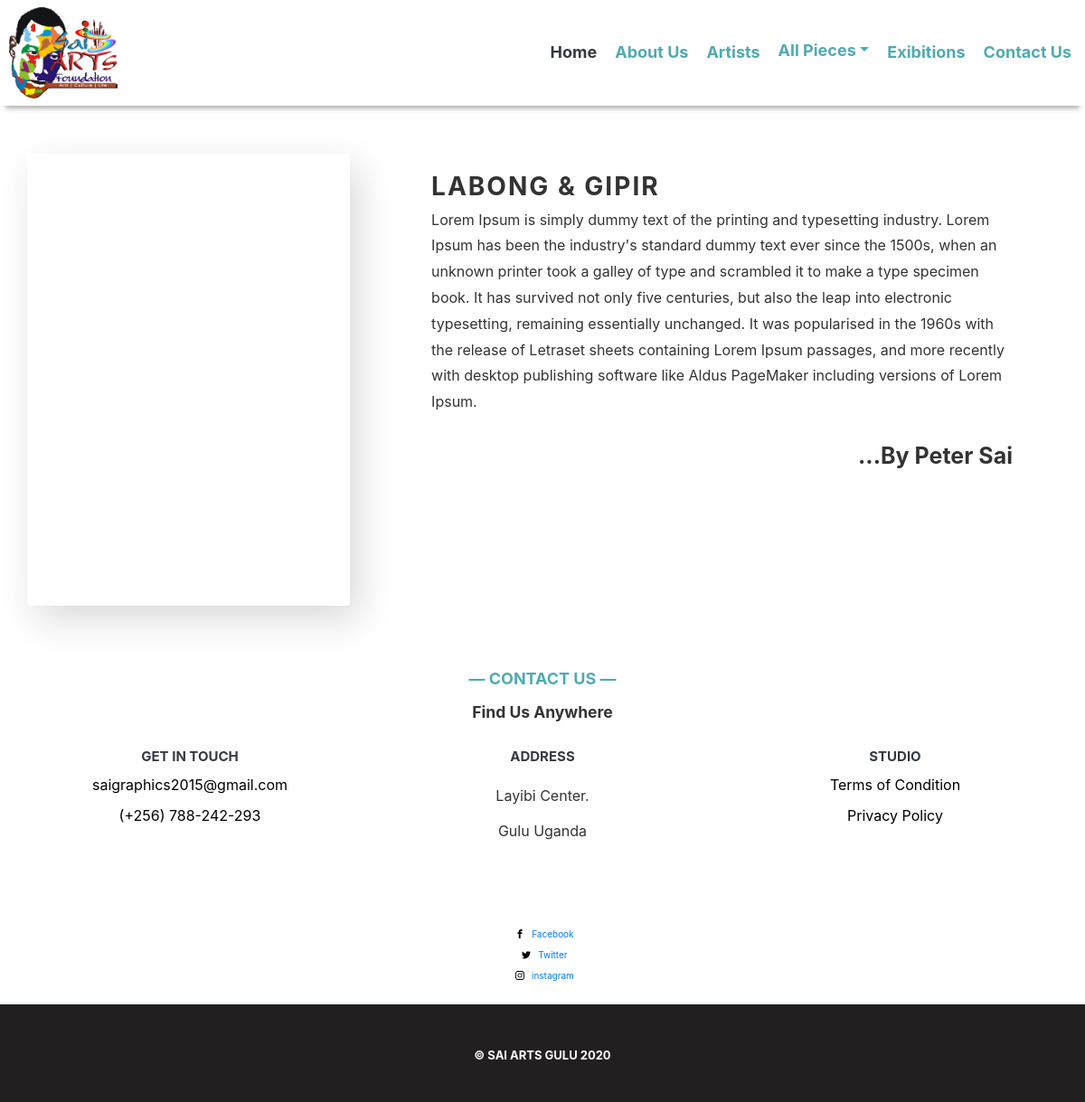
Page /labong-gipir/ on the earlier database version.
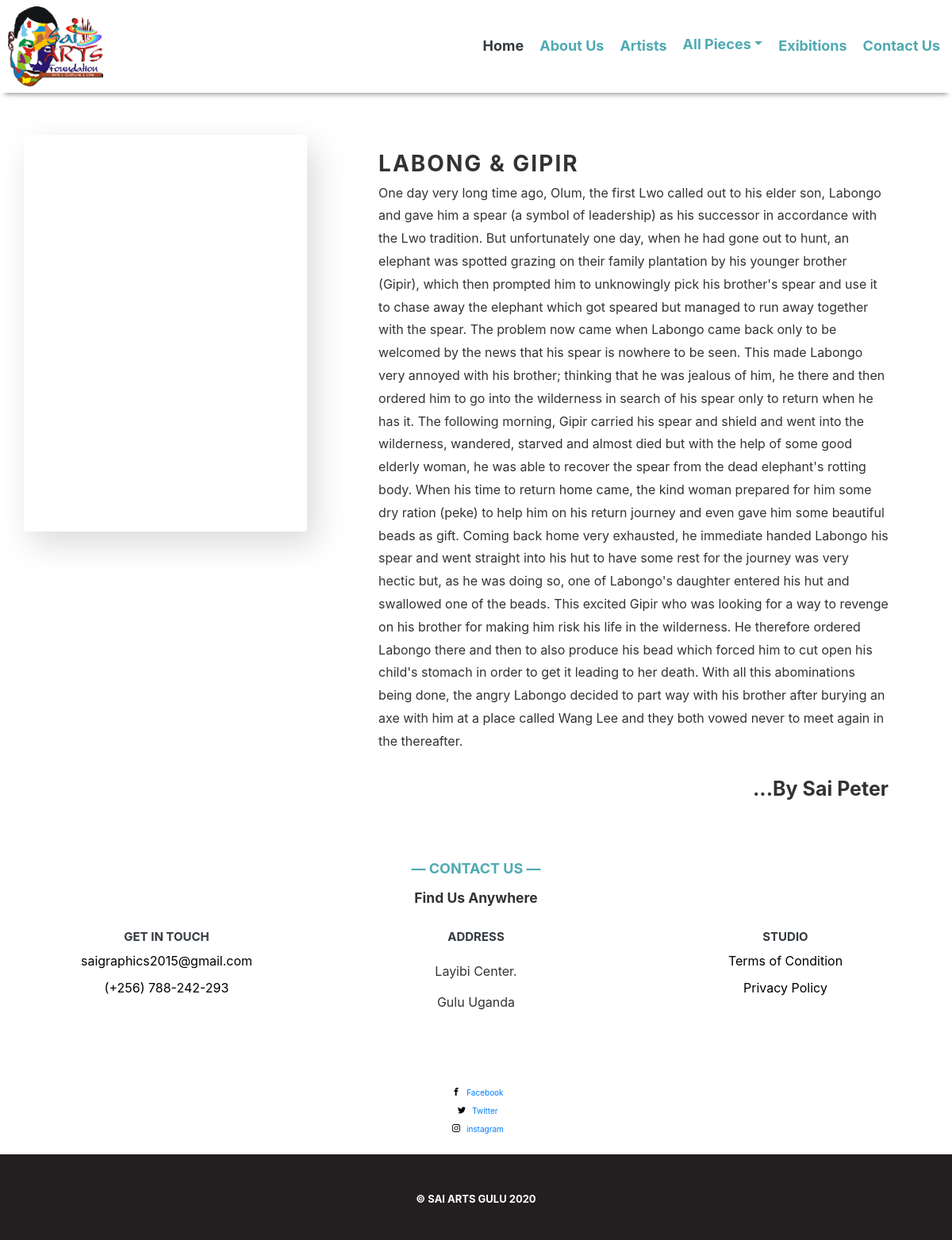
Same page on the later database version.
### main/models.py (models this page shows, shortened)
class SaiArts(models.Model):
    STATUS_CHOICES = (
        ('created', 'Created'),
        ('exibited','Exibited')
    )
    name = models.CharField(max_length=50)
    artist = models.CharField(max_length=50)
    publish_date = models.DateTimeField(default=timezone.now)
    timestamp = models.DateTimeField(auto_now_add=True)
    slug = models.SlugField(max_length=250, unique=name)
    upload = models.ImageField(upload_to='media/', null=True, blank=True)
    status = models.CharField(max_length=10,
                                choices=STATUS_CHOICES,
                                default='created')
    body = models.TextField()
    class Meta:
        ordering = ('-timestamp',)
    objects = models.Manager()
    exibited = ExibitedManager()
    created = LatestPiecesManager()

### main/views.py (the view)
# urls.py: path('<slug:artpiece>/', art_detail, name='artDetail'),
def art_detail(request, artpiece):
    artpiece = get_object_or_404(SaiArts, slug=artpiece)
    return render(request, 'artDetail.html', {'artpiece': artpiece})

### templates/artDetail.html (shortened to what this page needs)
    {% extends 'base.html' %}
    {% load static %}
    {% load thumbnail %}
        {% block content %}
        <body class="bg-custom">
        {% include 'snippets/navbar.html' %}
        <section class="section-detail">
            <div class="containerD">
                <div class="detailImage">
                    <div class="detailCard">
                        {% if artpiece.upload %}
                        <div class="detailCard__picture">
                            {% thumbnail artpiece.upload 500x700 crop="smart" as im %}
                        </div>
                        {% endif %}
                    </div>
                </div>
                <div class="contentBody">
                    <div class="content">
                        <h1 class="heading-secondary">{{ artpiece.name }}</h1>
                        <p class="paragraph">{{ artpiece.body }}</p>
                        <h1 class="heading-tetiary--1">
                            <strong>...By {{ artpiece.artist }}</strong></h1>
                    </div>
                </div>
            </div>
        </section>
        {% include 'snippets/footer.html' %}
        </body>
        {% endblock %}

### templates/base.html (shortened to what this page needs)
{% load static %}
<!doctype html>
<html lang="en">
  <head>
    {% load static %}
    <link rel="stylesheet" href="https://pro.fontawesome.com/releases/v5.13.0/css/all.css">
    <link rel="stylesheet" href="https://cdnjs.cloudflare.com/ajax/libs/font-awesome/4.7.0/css/font-awesome.min.css">
    <link rel="stylesheet" href="https://maxcdn.bootstrapcdn.com/bootstrap/4.4.1/css/bootstrap.min.css">
    <link rel="stylesheet" type="text/css" href="https://cdn.jsdelivr.net/npm/slick-carousel@1.8.1/slick/slick.css"/>
    <link rel="stylesheet" href="{% static 'css/style.css' %}"/>
  </head>
  <body class="bg-custom">
    {% block content %}
    {% endblock %}
  </body>
</html>

### templates/snippets/navbar.html (shortened to what this page needs)
<header id="header-1">
  <nav class="navbar bg-custom navbar-expand-md fixed-top py-0 navbar-inverse"id="navbarStyle">
    <a class="navbar-brand py-2 my-1" href="{% url 'main:main' %}">
      <img src="../../static/images/SAI ART FOUNDATION - logo.jpg" alt="Emma-Rees-Designs" width=120></a>
    <div class="collapse navbar-collapse text-center" id="collapsibleNavbar">
       <ul class="navbar-nav font-weight-bold ml-auto" id="listed">
          <li class="nav-item my-1 ml-3">
              <a class="nav-link d-inline active text-dark" href="{% url 'main:main' %}">Home</a>
          </li>
          <li class="nav-item my-1 ml-3">
              <a class="nav-link d-inline" href="{% url 'main:about' %}" >About Us</a>
          </li>
          <li class="nav-item my-1 ml-3">
              <a class="nav-link d-inline" href="{% url 'main:main' %}#Our-Team" onclick="OurTeam()">Artists</a>
          </li>
          <li class="nav-item dropdown text-center ml-3 ">
            <a class="nav-link dropdown-toggle text-center" href="#" id="navbarDropdown" data-toggle="dropdown" aria-haspopup="true" aria-expanded="false">All Pieces</a>
        </li>
          <li class="nav-item my-1 ml-3">
              <a class="nav-link d-inline" href="{% url 'main:main' %}#exibitions" onclick="exibitions()">Exibitions</a>
          </li>
          <li class="nav-item my-1 ml-3">
              <a class="nav-link d-inline" href="{% url 'main:main' %}#Contact-us">Contact Us</a>
          </li>
   </div>
 </nav>
</header>

### templates/snippets/footer.html (shortened to what this page needs)
<section class="bg-white container-fluid mt-5 mb-4" id="Contact-us">
    <div class="row mx-auto one">
         <a href="#" class=" font-weight-bold text-right my-2">&mdash; CONTACT US &mdash;</a>
  </div>
     <div class="row mx-auto my-2">
       <h3 class="text-center mx-auto font-weight-bold">Find Us Anywhere</h3>
     </div>
     <div class="row mx-auto total my-3">
       <div class="col-8 col-sm-6 col-md-4 col-lg-4 col-xl-4 mx-auto pt-3 pb-2 d-flex flex-column justify-content-start align-items-center">
         <h4 class="font-weight-bold text-dark mt-2 text-center">GET IN TOUCH</h4>
         <a href="#" class="py-1 text-center">saigraphics2015@gmail.com</a>
         <a href="#" class="py-1 text-center">(+256) 788-242-293</a>
       </div>
       <div class="col-7 col-sm-5 col-md-4 col-lg-4 col-xl-4 mx-auto pt-3 pb-2 d-flex flex-column justify-content-start align-items-center">
         <h4 class="font-weight-bold text-dark mt-2 text-center">ADDRESS</h4>
         <p href="#" class="py-1 text-center text-dark " style="display: flex;"><p>Layibi Center.</p>
           <p>Gulu Uganda</p> </p>
       </div>
       <div class="col-8 col-sm-6 col-md-4 col-lg-4 col-xl-4 mx-auto pt-3 pb-2 d-flex flex-column justify-content-start align-items-center">
         <h4 class="font-weight-bold mt-2 text-center text-dark">STUDIO</h4>
         <a href="#" class="py-1 text-center">Terms of Condition</a>
         <a href="#" class="py-1 text-center">Privacy Policy</a>
       </div>
       </div>
          <div class="col-sm-6 col-md-3 col-lg-3 col-xl-3 mx-auto pt-sm-4 py-md-2 d-flex flex-column justify-content-start align-items-center text-white">
         <p class="font-weight-bold">COMMUNITY</p>
         <a href="#" class="py-1">
          <svg class="arrow__icon">
            <use xlink:href="../static/sprite.svg#icon-facebook"></use>
        </svg>
          Facebook</a>
         <a href="#" class="py-1">
          <svg class="arrow__icon">
            <use xlink:href="../static/sprite.svg#icon-twitter"></use>
        </svg>
          Twitter</a>
         <a href="#" class="py-1">
          <svg class="arrow__icon">
            <use xlink:href="../static/sprite.svg#icon-instagram"></use>
        </svg>
          instagram</a>
       </div>
     </section>
   <section class=" container-fluid" id="footer">
      <footer id="foot">
        <p class="text-center mt-4 font-weight-bold">&copy; SAI ARTS GULU 2020</p>
     </footer>
     </section>

### static/css/style.css (style rules this page uses)
* { margin: 0; padding: 0; box-sizing: inherit; }
body.bg-custom { background-color: #fff; font-weight: 400; line-height: 1.8; color: #333; box-sizing: border-box; }
html { font-size: 62.5%; }
#Contact-us .one a { text-decoration: none; font-size: 18px; color: #50aab2; margin: auto; }
#Contact-us .total { max-width: 1400px; }
#Contact-us .total a { color: #000; }
#foot p { font-size: 13px; color: #333; }
#header-1 .bg-custom { background: white; }
#header-1 div ul a { color: #50aab2; font-size: 1.8rem; }
.dropdown { margin-top: -5px; }
.section-detail { padding: 1rem 0; background-color: #fff; margin-top: 14rem; }
.containerD { display: flex; margin: 2rem auto; max-width: 114rem; }
.detailImage { flex: 0 0 30%; margin-right: 4rem; }
.contentBody { flex: 1; }
.detailCard { background-color: #fff; border-radius: 3px; overflow: hidden; -webkit-box-shadow: 0 1.5rem 4rem rgba(0, 0, 0, 0.15); box-shadow: 1rem 1.5rem 4rem rgba(0, 0, 0, 0.15); position: relative; min-height: 50rem; min-width: 35.71rem; }
.detailCard__picture { background-size: cover; }
.content { padding: 2rem 5rem; height: 25rem; }
.heading-secondary { font-size: 2.8rem; text-transform: uppercase; font-weight: 700; letter-spacing: .2rem; }
.heading-tetiary--1 { text-transform: capitalize; float: right; }
.paragraph { font-size: 1.6rem; }
.paragraph:not(:last-child) { margin-bottom: 3rem; }
.arrow__icon { height: 1rem; width: 2rem; fill: #000; margin-top: -0.4rem; }
#Contact-us .total { max-width: 1400px; font-size: 1.6rem; }
#footer { background-color: #231f20; padding: 3rem 0; }
#foot p { font-size: 13px; color: #fff; }

### templates/snippets/navbar.html (style rules this page uses)
#navbarStyle { -webkit-box-shadow: 0 8px 6px -6px #999; -moz-box-shadow: 0 8px 6px -6px #999; box-shadow: 0 8px 6px -6px #999; }

Differences in the rows shown:
changed SaiArts "LABONG & GIPIR": body "Lorem Ipsum is simply dummy text of the printing and typesetting industry. Lorem Ipsum has been the industry's standard dummy text ever since the 1500s, when an unknown printer took a galley of type and scrambled it to make a type specimen book. It has survived not only five centuries, but also the leap into electronic typesetting, remaining essentially unchanged. It was popularised in the 1960s with the release of Letraset sheets containing Lorem Ipsum passages, and more recently with desktop publishing software like Aldus PageMaker including versions of Lorem Ipsum." → "One day very long time ago, Olum, the first Lwo called out to his elder son, Labongo and gave him a spear (a symbol of leadership) as his successor in accordance with the Lwo tradition. But unfortunately one day, when he had gone out to hunt, an elephant was spotted grazing on their family plantation by his younger brother (Gipir), which then prompted him to unknowingly pick his brother's spear and use it to chase away the elephant which got speared but managed to run away together with the spear. The problem now came when Labongo came back only to be welcomed by the news that his spear is nowhere to be seen. This made Labongo very annoyed with his brother; thinking that he was jealous of…"; artist "Peter Sai" → "Sai Peter"
